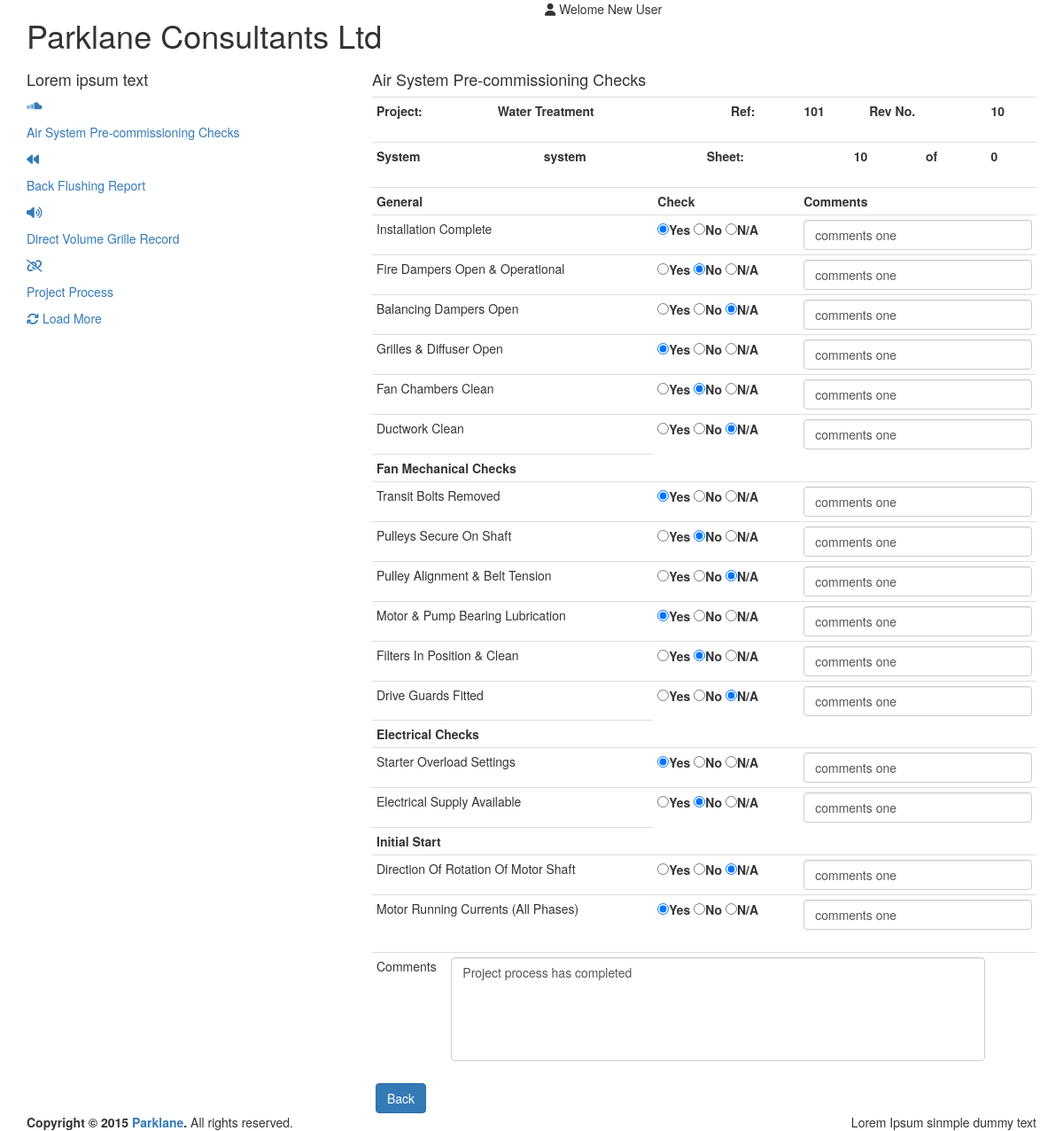
The app's page /index.php/projectmaster/airSystem with its own data.
### tables this page shows
CREATE TABLE IF NOT EXISTS `projectprocess` (
  `id` int(11) NOT NULL AUTO_INCREMENT,
  `engineername` varchar(50) NOT NULL,
  `project` varchar(255) NOT NULL,
  `system` varchar(255) NOT NULL,
  `date` date NOT NULL,
  `refno` int(50) NOT NULL,
  `totnopages` int(50) NOT NULL,
  `client` varchar(255) NOT NULL,
  PRIMARY KEY (`id`)
);

CREATE TABLE IF NOT EXISTS `property` (
  `id` int(11) NOT NULL AUTO_INCREMENT,
  `processtitle` varchar(255) NOT NULL,
  `projectprocess` varchar(255) NOT NULL,
  PRIMARY KEY (`id`)
);

CREATE TABLE IF NOT EXISTS `airsystem` (
  `id` int(11) NOT NULL AUTO_INCREMENT,
  `pid` int(11) NOT NULL,
  `propertyid` int(11) NOT NULL,
  `propertyname` varchar(255) NOT NULL,
  `propertycheck` char(5) NOT NULL,
  `comments` text NOT NULL,
  PRIMARY KEY (`id`)
);

CREATE TABLE IF NOT EXISTS `processcomments` (
  `id` int(11) NOT NULL AUTO_INCREMENT,
  `projectid` int(11) NOT NULL,
  `comments` text,
  PRIMARY KEY (`id`)
);

### application/core/MY_Controller.php (called while the page is built, shortened)
<?php
class MY_Controller extends CI_Controller {
    public function viewTemplates($view, $data, $template = array()) {
        if (isset($template['header'])) {
            $this->load->view($template['header']);
        } else {
            $this->load->view('common/header');
        }
        if (isset($template['left_content']) && empty($template['content'])) {
            $this->load->view($template['left_content']);
        } elseif (empty($template['content'])) {
            $this->load->view('common/left_content');
        }
        $this->load->view($view, $data);
        if (isset($template['footer'])) {
            $this->load->view($template['footer']);
        } else {
            $this->load->view('common/footer');
        }
    }
}

### application/controllers/Projectmaster.php (called while the page is built, shortened)
<?php
class Projectmaster extends MY_Controller {
    public function airSystem() {
        $result['project'] = $this->projectprocess->get_project_process();
        $result['process'] = $this->projectprocess->get_property();
        $result['projectcomments'] = $this->projectprocess->get_process_comments();
        $result['airsystem'] = $this->projectprocess->get_airsystem();
        $this->viewTemplates('airsystem_process_view', $result);
    }
}

### index.php (called while the page is built, shortened)
<?php
require_once BASEPATH.'core/CodeIgniter.php';

### application/models/Projectprocess.php (called while the page is built, shortened)
<?PHP
class Projectprocess extends CI_Model {
    public function get_project_process() {
        $sql = "SELECT * FROM projectprocess ";
        $query = $this->db->query($sql);
        return $result = $query->row_array();
    }
    public function get_property() {
        $sql = "SELECT * FROM property ";
        $query = $this->db->query($sql);
        return $result = $query->result_array();
    }
    public function get_airsystem() {
        $sql = "SELECT * FROM airsystem";
        $query = $this->db->query($sql);
        return $result = $query->result_array();
    }
    public function get_process_comments() {
        $sql = "SELECT * FROM processcomments where projectid=1";
        $query = $this->db->query($sql);
        return $result = $query->row_array();
    }
}
?>

### application/views/airsystem_process_view.php (the view, shortened to what this page needs)
<div class="col-md-8">
    <div class="tabcontent">
        <h4 class="animated zoomIn">Air System Pre-commissioning Checks</h4>
        <div class="box animated zoomIn">
            <div class="box-body no-padding">
                <table class="table table-condensed">
                    <tbody>
                        <tr>
                            <th>Project:</th>
                            <th><?php echo $project['project']; ?></th>
                            <th>Ref:</th>
                            <th><?php echo $project['refno']; ?></th>
                            <th>Rev No.</th>
                            <th>10</th>
                        </tr>
                    </tbody>
                </table>
            </div>
        </div>
        <div class="box animated zoomIn">
            <div class="box-body no-padding">
                <table class="table table-condensed">
                    <tbody>
                        <tr>
                            <th>System</th>
                            <th><?php echo $project['system'] ?></th>
                            <th>Sheet:</th>
                            <th><?php echo $project['totnopages'] ?></th>
                            <th>of</th>
                            <th>0</th>
                        </tr>
                    </tbody>
                </table>
            </div>
        </div>
        <form role="form" method="post">
            <div class="box animated zoomIn">
                <div class="box-body no-padding">
                    <table class="table table-condensed">
                        <tbody>
                            <?php
                            $process1 = "";
                            foreach ($process as $processstep) {
                                if ($processstep['processtitle'] != $process1) {
                                    ?>
                                    <tr>
                                        <th><?php echo $processstep['processtitle']; ?></th>
                                        <?php if ($processstep['processtitle'] == 'General') { ?>
                                            <th>Check</th>
                                            <th>Comments</th>
                                        <?php } ?>
                                    </tr>
                                <?php } ?>
                                <tr>
                            <td><?php echo $processstep['projectprocess']; ?></td>
                            <td>
                                <?php
                                $checkedyes = "";
                                $checkedno = "";
                                $checkedna = "";
                                if (!empty($airsystem)) {
                                    if ($airsystem[$processstep['id'] - 1]['propertycheck'] == "Y") {
                                        $checkedyes = "checked";
                                    } elseif ($airsystem[$processstep['id'] - 1]['propertycheck'] == "N") {
                                        $checkedno = "checked";
                                    } elseif ($airsystem[$processstep['id'] - 1]['propertycheck'] == "N/A") {
                                        $checkedna = "checked";
                                    }
                                }
                                ?>
                                <label><input  type="radio" <?php echo $checkedyes; ?> name="check<?php echo $processstep['id']; ?>[checkbox]" value="Y" <?php echo set_radio('check' . $processstep['id'] . '[checkbox]', 'Y'); ?> required>Yes</label>
                                <label><input type="radio" <?php echo $checkedno; ?> name="check<?php echo $processstep['id']; ?>[checkbox]" value="N" <?php echo set_radio('check' . $processstep['id'] . '[checkbox]', 'N'); ?>>No</label>
                                <label><input type="radio" <?php echo $checkedna; ?> name="check<?php echo $processstep['id']; ?>[checkbox]" value="N/A" <?php echo set_radio('check' . $processstep['id'] . '[checkbox]', 'N/A'); ?>>N/A</label>
                            </td><span style='color: red'><?php echo form_error('check' . $processstep['id'] . '[checkbox]'); ?></span>
                            <td><textarea name="check<?php echo $processstep['id']; ?>[comments]" class="form-control custom-control" rows="1" style="resize:none" <?php echo set_value($processstep['id'] . '[comments]'); ?>><?php
                                    if (!empty($airsystem)) {
                                        echo $airsystem[$processstep['id'] - 1]['comments'];
                                    }
                                    ?></textarea>
                            </td>
                            </tr>
                            <?php
                            $process1 = $processstep['processtitle'];
                        }
                        ?>
                        </tbody>
                    </table>
                    <div class="animated zoomIn">
                        <div class="box-body no-padding">
                            <table class="table table-condensed">
                                <tbody>
                                    <tr>
                                        <td>Comments</td>
                                        <td ><textarea style="resize:none;width:603px; height:117px;" id="projproc_comments" name="projproc_comments" class="form-control custom-control" rows="5" col="15"  ><?php
                                                if (!empty($projectcomments)) {
                                                    echo $projectcomments['comments'];
                                                } else {
                                                    echo set_value('projproc_comments');
                                                }
                                                ?></textarea></td>
                                    </tr>
                                </tbody></table>
                        </div>
                    </div>
                    <div class="box-footer">
                        &nbsp;<a href="<?php echo base_url(); ?>projectmaster"><button class="btn btn-primary" type="button">Back  </button></a>
                    </div>
                </div>
            </div>
        </form>
    </div>
</div>

### records on screen
projectprocess: project "Water Treatment", refno "101", system "system", totnopages "10"
property: processtitle "General", shows "Check", projectprocess "Installation Complete", id.comments "comments one"
property: projectprocess "Fire Dampers Open & Operational", id.comments "comments one"
property: projectprocess "Balancing Dampers Open", id.comments "comments one"
property: projectprocess "Grilles & Diffuser Open", id.comments "comments one"
property: projectprocess "Fan Chambers Clean", id.comments "comments one"
property: projectprocess "Ductwork Clean", id.comments "comments one"
property: processtitle "Fan Mechanical Checks", projectprocess "Transit Bolts Removed", id.comments "comments one"
property: projectprocess "Pulleys Secure On Shaft", id.comments "comments one"
property: projectprocess "Pulley Alignment & Belt Tension", id.comments "comments one"
property: projectprocess "Motor & Pump Bearing Lubrication", id.comments "comments one"
property: projectprocess "Filters In Position & Clean", id.comments "comments one"
property: projectprocess "Drive Guards Fitted", id.comments "comments one"
property: processtitle "Electrical Checks", projectprocess "Starter Overload Settings", id.comments "comments one"
property: projectprocess "Electrical Supply Available", id.comments "comments one"
property: processtitle "Initial Start", projectprocess "Direction Of Rotation Of Motor Shaft", id.comments "comments one"
property: projectprocess "Motor Running Currents (All Phases)", id.comments "comments one"
processcomments: projproc_comments "Project process has completed"
